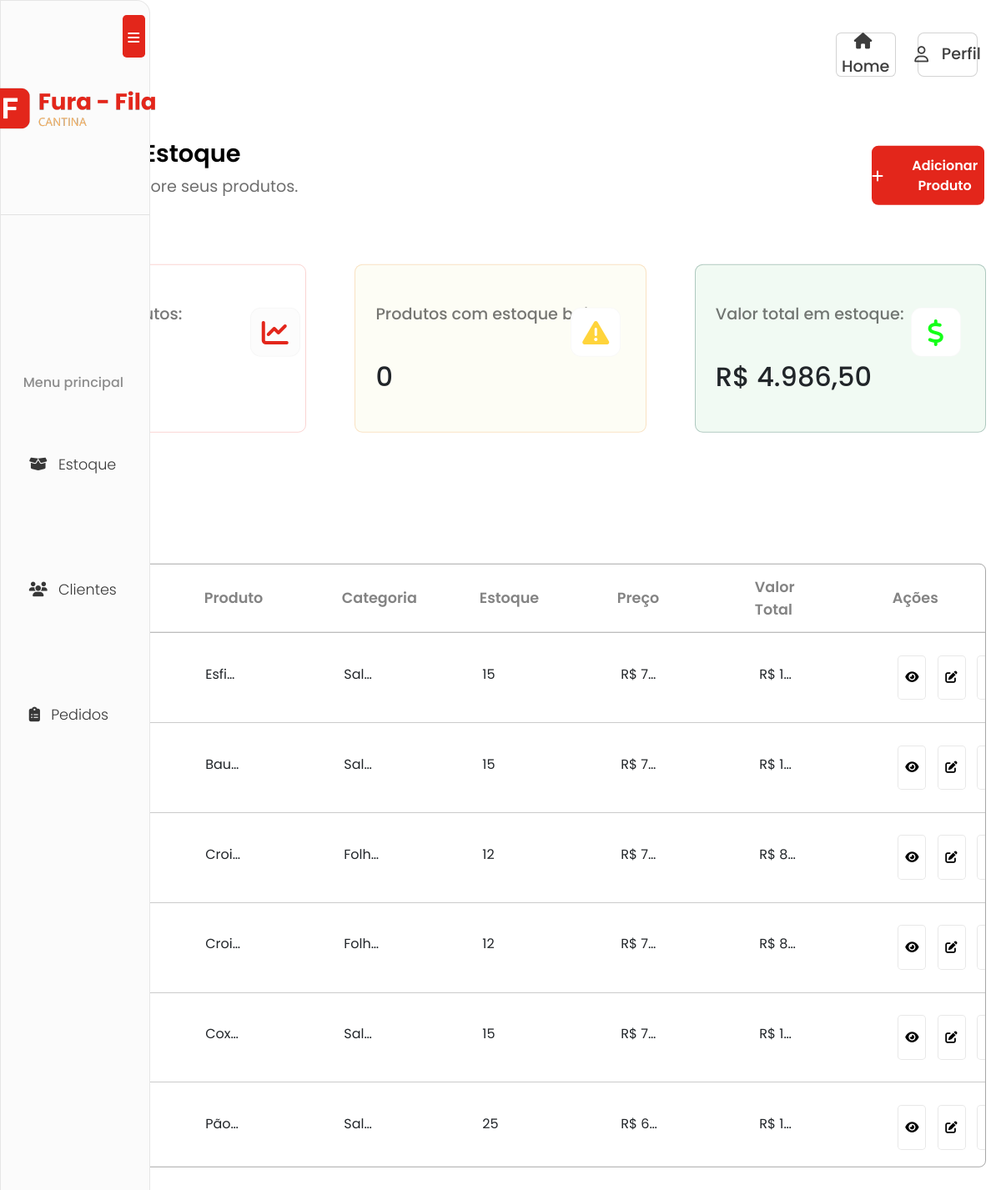
Screenshot of /subpages/estoque.php (signed in) with the database file from the repository.
### tables this page shows
CREATE TABLE `estoque` (
  `Nome` varchar(100) NOT NULL,
  `Descricao` varchar(1000) NOT NULL,
  `preco` decimal(5,2) DEFAULT NULL,
  `Quantidade` int(11) NOT NULL,
  `Categoria` enum('Salgados','Doces','Folhados','Bebidas','Outros') NOT NULL,
  `id` int(11) UNSIGNED NOT NULL,
  `img` varchar(255) NOT NULL,
  `in_main` tinyint(1) NOT NULL DEFAULT 0,
  `mais_pedido` tinyint(1) NOT NULL DEFAULT 0
);

### subpages/estoque.php (the view, shortened to what this page needs)
<?php
include('/xampp/htdocs/cantinarepositorio/main/database.php');
$query = "SELECT * from estoque";
$query_run = mysqli_query($con, $query);
$total_products = mysqli_num_rows($query_run);
$query_low = "SELECT * from estoque WHERE quantidade < 5";
$low_products_count = mysqli_num_rows($low_products = mysqli_query($con, $query_low));
$query_total_value = "SELECT SUM(preco * quantidade) AS total_value FROM estoque";
$total_value_result = mysqli_query($con, $query_total_value);
$total_value_row = mysqli_fetch_assoc($total_value_result);
$total_value_result = 'R$ ' . number_format($total_value_row['total_value'], 2, ',', '.');
?>
<!DOCTYPE html>
<html lang="pt-br">
<head>
    <link rel="stylesheet" href="https://cdnjs.cloudflare.com/ajax/libs/font-awesome/6.7.2/css/all.min.css"
 />
    <link rel="stylesheet" href="https://cdn.jsdelivr.net/npm/swiper@11/swiper-bundle.min.css">
    <link href="https://cdn.jsdelivr.net/npm/bootstrap@5.3.3/dist/css/bootstrap.min.css" rel="stylesheet">
    <link rel="stylesheet" href="https://cdn.jsdelivr.net/npm/swiper@11/swiper-bundle.min.css">
    <link rel="stylesheet" type="text/css" href="./assets/css/pagesAdmin/estoque.css">
</head>
<body>
    <header>
        <nav class="navbar">
            <div class="nav-links">
                <div class="nav-logo">
                    <div class="aside-icon">
                    </div>
                </div>
                <div class="nav-buttons">
                    <div class="btn-voltar-home">
                        <button type="button" class="btn-js-redirect" data-href="/cantinarepositorio/main/index.php">
                            <a href="/cantinarepositorio/main/index.php"><i class="fa-solid fa-house"></i>Home</a>
                        </button>
                    </div>
                    <div class="btn-user" id="btn-user-nav">
                        <button>
                            <i class="fa-regular fa-user"></i> Perfil
                        </button>
                    </div>
                </div>
        </nav>
    </header>
    <div class="aside-options">
        <div class="aside-top">
            <div class="btn-close-aside">
                <i class="fa-solid fa-bars"></i>
            </div>
            <div class="aside-top-logo">
                <img src="/cantinarepositorio/main/assets/img/logo-footer.png" alt="">
            </div>
        </div>
        <div class="aside-bottom">
            <div class="aside-bottom-title">
                <h6>Menu principal</h6>
            </div>
            <div class="aside-lista">
                <ul>
                    <li id="btn-estoque"><i class="fa-solid fa-box-open"></i> Estoque</li>
                    <li id="btn-clientes"><i class="fa-solid fa-users"></i> Clientes</li>
                    <li id="btn-pedidos"><i class="fa-solid fa-clipboard-list"></i> Pedidos</li>
                </ul>
            </div>
        </div>
    </div>
    <main>
        <div class="container-estoque" id="conteudo-estoque">
            <div class="title-estoque">
                <div class="title-estoque-text">
                    <h1>Gerenciar Estoque</h1>
                    <p>Controle e monitore seus produtos.</p>
                </div>
                <div class="btn-adicionar-estoque">
                    <button id="btn-adicionar-produto"><i class="fa-solid fa-plus"></i> Adicionar Produto</button>
                </div>
            </div>
            <div class="content-estoque">
                <div class="content-estoque-top">
                    <div class="cards-estoque-stats">
                        <div class="title-cards-stats">
                            <div class="title-cards-stats-text">
                                <h1>Total de produtos: </h1>
                            </div>
                            <div class="title-cards-stats-icon">
                                <i class="fa-solid fa-chart-line"></i>
                            </div>
                        </div>
                        <div class="cards-number-stats">
                            <h1><?php echo $total_products; ?></h1>
                        </div>
                    </div>
                    <div class="cards-estoque-stats" id="cards-estoque-low">
                        <div class="title-cards-stats">
                            <div class="title-cards-stats-text">
                                <h1>Produtos com estoque baixo: </h1>
                            </div>
                            <div class="title-cards-stats-icon">
                                <i class="fa-solid fa-triangle-exclamation" style="color: #FFD43B;"></i>
                            </div>
                        </div>
                        <div class="cards-number-stats">
                            <h1><?php echo $low_products_count; ?></h1>
                        </div>
                    </div>
                    <div class="cards-estoque-stats" id="cards-estoque-total">
                        <div class="title-cards-stats">
                            <div class="title-cards-stats-text">
                                <h1>Valor total em estoque:</h1>
                            </div>
                            <div class="title-cards-stats-icon">
                                <i class="fa-solid fa-dollar-sign" style="color: #14ff18;"></i>
                            </div>
                        </div>
                        <div class="cards-number-stats">
                            <h1><?php echo $total_value_result; ?></h1>
                        </div>
                    </div>
                </div>
                <div class="content-estoque-bottom">
                    <div class="estoque-options">
                        <button id="dropdownButton" class="btn btn-secondary dropdown-toggle d-flex align-items-center"
                            type="button" data-bs-toggle="dropdown" aria-expanded="false">
                            <span id="dropdownLabel">Todos os Produtos</span>
                        </button>
                    </div>
                    <div class="table-estoque-all" id="table-all">
                        <table>
                            <thead>
                                <tr>
                                    <td>Imagem</td>
                                    <td>Produto</td>
                                    <td>Categoria</td>
                                    <td>Estoque</td>
                                    <td>Preço</td>
                                    <td>Valor Total</td>
                                    <td>Ações</td>
                                </tr>
                            </thead>
                            <tbody>
                                <?php
                                $query = "SELECT * from estoque";
                                $query_run = mysqli_query($con, $query);
                                if (mysqli_num_rows($query_run) > 0) {
                                    foreach ($query_run as $item) {
                                        $item['valor_total'] = 'R$ ' . number_format($item['preco'] * $item['Quantidade'], 2, ',', '.');
                                        ?>
                                        <tr>
                                            <td> <img src="./imgbd/<?php echo $item['img']; ?>" alt=""> </td>
                                            <td>
                                                <h6><?php echo $item['Nome']; ?></h6>
                                            </td>
                                            <td>
                                                <h6><?php echo $item['Categoria']; ?></h6>
                                            </td>
                                            <td>
                                                <h6><?php echo $item['Quantidade']; ?></h6>
                                            </td>
                                            <td>
                                                <h6>R$ <?php echo $item['preco']; ?></h6>
                                            </td>
                                            <td>
                                                <h6><?php echo $item['valor_total']; ?></h6>
                                            </td>
                                            <td id="table-acoes">
                                                <button class="btn-visualizar-item" data-id="<?= $item['id'] ?>">
                                                    <i class="fa-solid fa-eye"></i>
                                                </button>
                                                <button class="btn-editar-item" data-id="<?= $item['id'] ?>">
                                                    <i class="fa-solid fa-pen-to-square"></i>
                                                </button>
                                                <button class="btn-toggle-cardapio">
                                                </button>
                                            </td>
                                        </tr>
                                    <?php }
                                } ?>
                            </tbody>
                        </table>
                    </div>
                </div>
            </div>
        </div>
    </main>
</body>
</html>

### rows the page displays
estoque: Nome "Esfi…", Categoria "Sal…", Quantidade "15", preco "7…", valor_total "R$ 1…"
estoque: Nome "Bau…", Categoria "Sal…", Quantidade "15", preco "7…", valor_total "R$ 1…"
estoque: Nome "Croi…", Categoria "Folh…", Quantidade "12", preco "7…", valor_total "R$…"
estoque: Nome "Croi…", Categoria "Folh…", Quantidade "12", preco "7…", valor_total "R$…"
estoque: Nome "Cox…", Categoria "Sal…", Quantidade "15", preco "7…", valor_total "R$ 1…"
estoque: Nome "Pão…", Categoria "Sal…", Quantidade "25", valor_total "R$ 1…"

### other values shown
$low_products_count "0"
$total_value_result "R$ 4.986,50"
